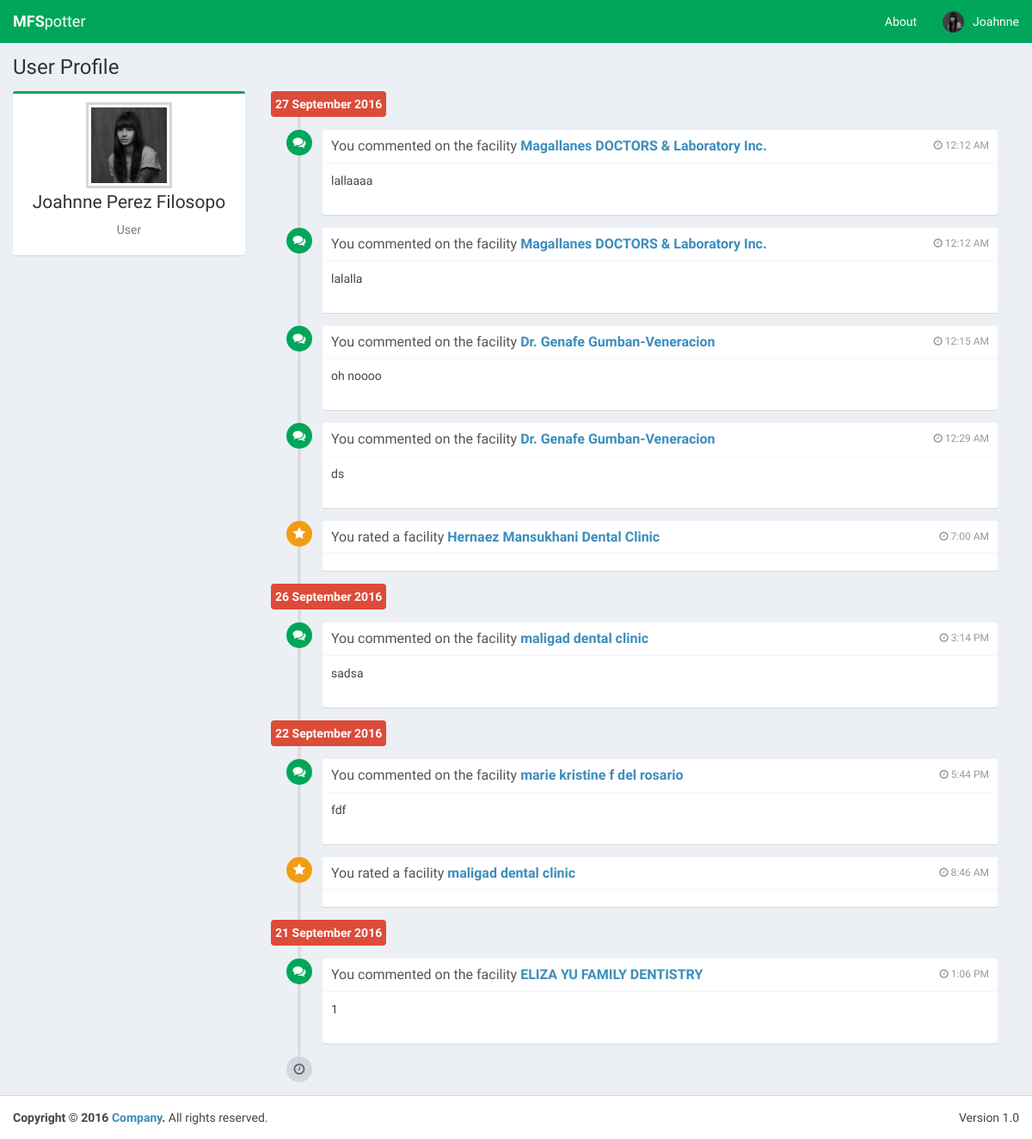
The page /userProfile.php?id=18 (signed in) on the database its author committed.
### tables this page shows
CREATE TABLE IF NOT EXISTS `user` (
  `userID` int(4) NOT NULL AUTO_INCREMENT,
  `userType` varchar(10) NOT NULL,
  `username` varchar(20) NOT NULL,
  `password` varchar(20) NOT NULL,
  `firstName` varchar(30) NOT NULL,
  `middleName` varchar(30) DEFAULT NULL,
  `lastName` varchar(30) DEFAULT NULL,
  `picture` varchar(50) NOT NULL,
  PRIMARY KEY (`userID`)
);

CREATE TABLE IF NOT EXISTS `comment` (
  `commentID` int(11) NOT NULL AUTO_INCREMENT,
  `userID` int(11) NOT NULL,
  `facilityID` int(11) NOT NULL,
  `comment` varchar(500) NOT NULL,
  `dateRated` datetime NOT NULL,
  PRIMARY KEY (`commentID`)
);

CREATE TABLE IF NOT EXISTS `facility` (
  `facilityID` int(4) NOT NULL AUTO_INCREMENT,
  `facilityName` varchar(50) NOT NULL,
  `telephoneNumber` text NOT NULL,
  `longhitude` double DEFAULT NULL,
  `latitude` double DEFAULT NULL,
  `address` varchar(40) NOT NULL,
  `facilityPicture` varchar(30) NOT NULL,
  PRIMARY KEY (`facilityID`)
);

### userProfile.php (the view, shortened to what this page needs)
<?php
  $user_id = $_GET["id"];
  include('config.php');
  $nameOfUser =  $_SESSION["firstname"]." ".$_SESSION["middlename"]." ".$_SESSION["lastname"];
  $predays = array();
  $predays2 = array();
  $query0 = "SELECT * FROM `user` WHERE userID = " . $user_id . " ";
  $result0 = mysqli_query($connect, $query0);
  if(mysqli_num_rows($result0) > 0)
  {
    while($row0 = mysqli_fetch_array($result0))
    {
      $nameOfUser = $row0['firstName'].' '.$row0['middleName'].' '.$row0['lastName'];
      $userPic = $row0['picture'];
      $userType = $row0['userType'];
    }
  }
  $query = "SELECT DATE_FORMAT( dateRated,  '%d %M %Y' ) AS dateRated, DATE_FORMAT( dateRated,  '%Y-%m-%d' ) AS dateRated2 FROM `comment` WHERE userID = " . $user_id . " ";
  $result = mysqli_query($connect, $query);
  if(mysqli_num_rows($result) > 0)
  {
    while($row = mysqli_fetch_array($result))
    {
      $predays[] =$row['dateRated'];
      $predays2[] = $row['dateRated2'];
    }
  }
  $query2 = "SELECT DATE_FORMAT( dateRated,  '%d %M %Y' ) AS dateRated, DATE_FORMAT( dateRated,  '%Y-%m-%d' ) AS dateRated2 FROM `rating` WHERE userID = " . $user_id . " GROUP BY facilityID";
  $result2 = mysqli_query($connect, $query2);
  if(mysqli_num_rows($result2) > 0)
  {
    while($row2 = mysqli_fetch_array($result2))
    {
      $predays[] = $row2['dateRated'];
      $predays2[] = $row2['dateRated2'];
    }
  }
  $days = array_unique($predays);
  rsort($days);
  $days2 = array_unique($predays2);
  rsort($days2);
  $comments = array();
  $rates = array();
  for($i=0; $i < count($days2); $i++){
    $theDay = $days2[$i];
    $query3 = "SELECT c.facilityID, comment, DATE_FORMAT( dateRated,  '%l:%i %p' ) AS timeRated, facilityName FROM `comment` c, `facility` f WHERE c.facilityID = f.facilityID AND dateRated LIKE '%$theDay%' AND userID = " . $user_id . " ";
    $result3 = mysqli_query($connect, $query3);
    if(mysqli_num_rows($result3) > 0)
    {
      while($row3 = mysqli_fetch_array($result3))
      {
        $comments[$i][] = array('comment', $row3['facilityID'], $row3['comment'], $row3['timeRated'], $row3['facilityName']);
      }
    }
    else
    {
      $comments[$i][] = array('null','null', 'null', 'null', 'null');
    }
  }
  for($i=0; $i < count($days2); $i++){
    $theDay = $days2[$i];
    $query4 = "SELECT r.facilityID, DATE_FORMAT( dateRated,  '%l:%i %p' ) AS timeRated, facilityName FROM `rating` r, `facility` f WHERE r.facilityID = f.facilityID AND dateRated LIKE '%$theDay%' AND userID = " . $user_id . " GROUP BY r.facilityID";
    $result4 = mysqli_query($connect, $query4);
    if(mysqli_num_rows($result4) > 0)
    {
      while($row4 = mysqli_fetch_array($result4))
      {
        $rates[$i][] = array('rating', $row4['facilityID'], $row4['timeRated'], $row4['facilityName']);
      }
    }
    else
    {
      $rates[$i][] = array('null','null', 'null', 'null');
    }
  }
?>
<!DOCTYPE html>
<html>
<head>
  <link rel="stylesheet" href="bootstrap/css/bootstrap.min.css">
  <link rel="stylesheet" href="https://cdnjs.cloudflare.com/ajax/libs/font-awesome/4.5.0/css/font-awesome.min.css">
  <link rel="stylesheet" href="https://cdnjs.cloudflare.com/ajax/libs/ionicons/2.0.1/css/ionicons.min.css">
  <link rel="stylesheet" href="dist/css/AdminLTE.min.css">
  <link rel="stylesheet" href="dist/css/skins/_all-skins.min.css">
  <link rel="stylesheet" href="plugins/rateit-scripts/rateit.css">
  <link rel="stylesheet" href="http://maxcdn.bootstrapcdn.com/font-awesome/latest/css/font-awesome.min.css">
  <link rel="stylesheet" href="dist/themes/fontawesome-stars.css">
  <link rel="stylesheet" href="dist/themes/fontawesome-stars-o.css">
</head>
<body class="hold-transition skin-green layout-top-nav" onload="load()">
<div class="wrapper">
   <header class="main-header">
    <nav class="navbar navbar-static-top">
      <div class="navbar-header">
        <a href="/mfspotter/Landing.php" class="navbar-brand"><b>MFS</b>potter</a>
      </div>
        <div class="navbar-custom-menu">
          <ul class="nav navbar-nav">
            <li><a href="#">About</a></li>
          <?php
            include("header.php");
          ?>
          </li>
        </ul>
      </div>
    </nav>
  </header>
  <div class="content-wrapper">
      <section class="content-header">
        <h1>
          User Profile
        </h1>
      </section>
      <section class="content">
        <div class="row">
          <div class="col-md-3">
            <div class="box box-primary box-success">
              <div class="box-body box-profile">
                <img class="profile-user-img img-responsive" src="/mfspotter/dist/img/profpic/<?php echo $userPic ?>.jpg" alt="User profile picture">
                <h3 class="profile-username text-center"><?php echo $nameOfUser ?></h3>
                <p class="text-muted text-center"><?php echo $userType ?></p>
              </div>
            </div>
          </div>
        <div class="col-md-9">
          <ul class="timeline">
            <?php
             for($i = 0; $i < count($days); $i++)
             {
            ?>
              <li class="time-label">
                    <span class="bg-red">
                      <?php echo $days[$i]?>
                    </span>
              </li>
                <?php
                  if(count($comments[$i]) > 0){
                    for($y=0; $y < count($comments[$i]); $y++){
                      if($comments[$i][$y][0] != 'null'){
                ?>
                  <li>
                    <i class="fa fa-comments bg-green"></i>
                    <div class="timeline-item">
                        <span class="time"><i class="fa fa-clock-o"></i> <?php echo $comments[$i][$y][3] ?></span>
                        <h3 class="timeline-header">You commented on the facility <a href="facilityProfile.php?id=<?php echo $comments[$i][$y][1] ?>"><?php echo $comments[$i][$y][4] ?></a></h3>
                        <div class="timeline-body">
                          <?php echo $comments[$i][$y][2] ?>
                        </div>
                        <div class="timeline-footer">
                      </div>
                      </div>
                    </li>
                <?php
                      }
                    }
                  }
                  if(count($rates[$i]) > 0){
                    for($z=0; $z < count($rates[$i]); $z++){
                      if($rates[$i][$z][0] != 'null'){
                ?>
                  <li>
                    <i class="fa fa-star bg-yellow"></i>
                    <div class="timeline-item">
                      <span class="time"><i class="fa fa-clock-o"></i> <?php echo $rates[$i][$z][2] ?></span>
                      <h3 class="timeline-header">You rated a facility <a href="facilityProfile.php?id=<?php echo $rates[$i][$z][1] ?>"><?php echo $rates[$i][$z][3] ?></a></h3>
                      <div class="timeline-footer">
                      </div>
                    </div>
                  </li>
                <?php
                      }
                    }
                  }
                ?>
            <?php
              }
            ?>
            <li>
              <i class="fa fa-clock-o bg-gray"></i>
            </li>
          </ul>
        </div>
        </div>
       </section>
  </div>
  <footer class="main-footer">
    <div class="pull-right hidden-xs">
      Version 1.0
    </div>
    <strong>Copyright &copy; 2016 <a href="#">Company</a>.</strong> All rights reserved.
  </footer>
</body>
</html>

### header.php (shortened to what this page needs)
<?php
  if(!(isset($_SESSION['username'])) && !(isset($_SESSION['password'])))
  {
    echo "<script>alert('Not Logged in!')</script>";
    redirect('login.php');
  }
  else
  {
    echo '<li class="dropdown user user-menu">
          <a href="#" class="dropdown-toggle" data-toggle="dropdown">
            <img src="dist/img/profpic/'.$_SESSION["profilePicture"].'.jpg" class="user-image" alt="User Image">
            <span class="hidden-xs">'.$_SESSION["firstname"].' '.$_SESSION["lastname"] .'</span>
          </a>
          <ul class="dropdown-menu">
            <li class="user-header">
              <img src="dist/img/profpic/'.$_SESSION["profilePicture"].'.jpg" class="img-circle" alt="User Image">
              <p>
                '.$_SESSION["firstname"].' '.$_SESSION["lastname"] .'
                <small>'. $_SESSION["usertype"] .'</small>
              </p>
            </li>';
  }
?>

### rows shown on the page
user: picture (picture), nameOfUser "Joahnne Perez Filosopo", userType "User"
comment: y "12:12 AM", facilityID.facilityName "Magallanes DOCTORS & Laboratory Inc.", comment "lallaaaa"
comment: y "12:12 AM", facilityID.facilityName "Magallanes DOCTORS & Laboratory Inc.", comment "lalalla"
comment: y "12:15 AM", facilityID.facilityName "Dr. Genafe Gumban-Veneracion", comment "oh noooo"
comment: y "12:29 AM", facilityID.facilityName "Dr. Genafe Gumban-Veneracion", comment "ds"
comment: y "3:14 PM", facilityID.facilityName "maligad dental clinic", comment "sadsa"
comment: y "5:44 PM", facilityID.facilityName "marie kristine f del rosario", comment "fdf"
comment: y "1:06 PM", facilityID.facilityName "ELIZA YU FAMILY DENTISTRY", comment "1"

### other values the page prints
$_SESSION["firstname"] "Joahnne"
$days[$i] "27 September 2016"
$rates[$i][$z][2] "7:00 AM"
$rates[$i][$z][3] "Hernaez Mansukhani Dental Clinic"
$days[$i] "26 September 2016"
$days[$i] "22 September 2016"
$rates[$i][$z][2] "8:46 AM"
$rates[$i][$z][3] "maligad dental clinic"
$days[$i] "21 September 2016"
